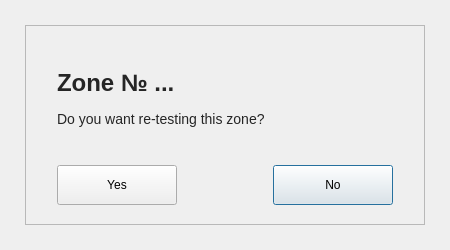
<?xml version="1.0" encoding="UTF-8"?>
<ui version="4.0">
 <class>RetestDialog</class>
 <widget class="QDialog" name="RetestDialog">
  <property name="geometry">
   <rect>
    <x>0</x>
    <y>0</y>
    <width>450</width>
    <height>250</height>
   </rect>
  </property>
  <property name="minimumSize">
   <size>
    <width>450</width>
    <height>250</height>
   </size>
  </property>
  <property name="maximumSize">
   <size>
    <width>450</width>
    <height>250</height>
   </size>
  </property>
  <property name="windowTitle">
   <string>Test this zone again?</string>
  </property>
  <property name="styleSheet">
   <string notr="true"/>
  </property>
  <widget class="QFrame" name="RetestFrame">
   <property name="geometry">
    <rect>
     <x>25</x>
     <y>25</y>
     <width>400</width>
     <height>200</height>
    </rect>
   </property>
   <property name="styleSheet">
    <string notr="true"/>
   </property>
   <property name="frameShape">
    <enum>QFrame::StyledPanel</enum>
   </property>
   <property name="frameShadow">
    <enum>QFrame::Raised</enum>
   </property>
   <widget class="QLabel" name="RetestTitle">
    <property name="geometry">
     <rect>
      <x>32</x>
      <y>40</y>
      <width>336</width>
      <height>80</height>
     </rect>
    </property>
    <property name="styleSheet">
     <string notr="true"/>
    </property>
    <property name="text">
     <string>&lt;html&gt;&lt;head/&gt;&lt;body&gt;&lt;p&gt;&lt;span style=&quot; font-size:24px; font-weight:600; color:#252525;&quot;&gt;Zone № ...&lt;br/&gt;&lt;/span&gt;&lt;br/&gt;&lt;span style=&quot; font-size:14px; color:#252525;&quot;&gt;Do you want re-testing this zone?&lt;br/&gt;&lt;/span&gt;&lt;/p&gt;&lt;/body&gt;&lt;/html&gt;</string>
    </property>
   </widget>
   <widget class="QPushButton" name="RetestYesButton">
    <property name="geometry">
     <rect>
      <x>248</x>
      <y>140</y>
      <width>120</width>
      <height>40</height>
     </rect>
    </property>
    <property name="styleSheet">
     <string notr="true"/>
    </property>
    <property name="text">
     <string>No</string>
    </property>
   </widget>
   <widget class="QPushButton" name="RetestNoButton">
    <property name="geometry">
     <rect>
      <x>32</x>
      <y>140</y>
      <width>120</width>
      <height>40</height>
     </rect>
    </property>
    <property name="styleSheet">
     <string notr="true"/>
    </property>
    <property name="text">
     <string>Yes</string>
    </property>
   </widget>
  </widget>
 </widget>
 <resources>
  <include location="res_rs.qrc"/>
 </resources>
 <connections/>
</ui>
